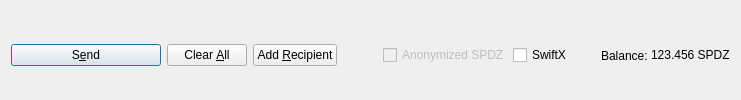
         <widget class="QFrame" name="frame_Send">
          <layout class="QHBoxLayout" name="horizontalLayout">
           <property name="bottomMargin">
            <number>0</number>
           </property>
           <item>
            <widget class="QPushButton" name="sendButton">
             <property name="minimumSize">
              <size>
               <width>150</width>
               <height>0</height>
              </size>
             </property>
             <property name="toolTip">
              <string>Confirm the send action</string>
             </property>
             <property name="text">
              <string>S&amp;end</string>
             </property>
             <property name="icon">
              <iconset resource="../SPDZ.qrc">
               <normaloff>:/icons/send</normaloff>:/icons/send</iconset>
             </property>
             <property name="autoDefault">
              <bool>false</bool>
             </property>
             <property name="default">
              <bool>true</bool>
             </property>
            </widget>
           </item>
           <item>
            <widget class="QPushButton" name="clearButton">
             <property name="sizePolicy">
              <sizepolicy hsizetype="Minimum" vsizetype="Fixed">
               <horstretch>0</horstretch>
               <verstretch>0</verstretch>
              </sizepolicy>
             </property>
             <property name="toolTip">
              <string>Clear all fields of the form.</string>
             </property>
             <property name="text">
              <string>Clear &amp;All</string>
             </property>
             <property name="icon">
              <iconset resource="../SPDZ.qrc">
               <normaloff>:/icons/remove</normaloff>:/icons/remove</iconset>
             </property>
             <property name="autoDefault">
              <bool>false</bool>
             </property>
            </widget>
           </item>
           <item>
            <widget class="QPushButton" name="addButton">
             <property name="toolTip">
              <string>Send to multiple recipients at once</string>
             </property>
             <property name="text">
              <string>Add &amp;Recipient</string>
             </property>
             <property name="icon">
              <iconset resource="../SPDZ.qrc">
               <normaloff>:/icons/add</normaloff>:/icons/add</iconset>
             </property>
             <property name="autoDefault">
              <bool>false</bool>
             </property>
            </widget>
           </item>
           <item>
            <spacer name="horizontalSpacer">
             <property name="orientation">
              <enum>Qt::Horizontal</enum>
             </property>
             <property name="sizeHint" stdset="0">
              <size>
               <width>40</width>
               <height>20</height>
              </size>
             </property>
            </spacer>
           </item>
           <item>
            <layout class="QHBoxLayout" name="horizontalLayout_2">
             <property name="spacing">
              <number>3</number>
             </property>
             <item>
              <widget class="QCheckBox" name="checkzSPDZ">
               <property name="enabled">
                <bool>false</bool>
               </property>
               <property name="text">
                <string>Anonymized SPDZ</string>
               </property>
              </widget>
             </item>
             <item>
              <widget class="QCheckBox" name="checkSwiftTX">
               <property name="enabled">
                <bool>true</bool>
               </property>
               <property name="minimumSize">
                <size>
                 <width>85</width>
                 <height>0</height>
                </size>
               </property>
               <property name="text">
                <string>SwiftX</string>
               </property>
              </widget>
             </item>
             <item>
              <widget class="QLabel" name="label">
               <property name="text">
                <string>Balance:</string>
               </property>
              </widget>
             </item>
             <item>
              <widget class="QLabel" name="labelBalance">
               <property name="sizePolicy">
                <sizepolicy hsizetype="Preferred" vsizetype="Fixed">
                 <horstretch>0</horstretch>
                 <verstretch>0</verstretch>
                </sizepolicy>
               </property>
               <property name="cursor">
                <cursorShape>IBeamCursor</cursorShape>
               </property>
               <property name="text">
                <string notr="true">123.456 SPDZ</string>
               </property>
               <property name="textInteractionFlags">
                <set>Qt::LinksAccessibleByMouse|Qt::TextSelectableByKeyboard|Qt::TextSelectableByMouse</set>
               </property>
              </widget>
             </item>
            </layout>
           </item>
          </layout>
         </widget>
